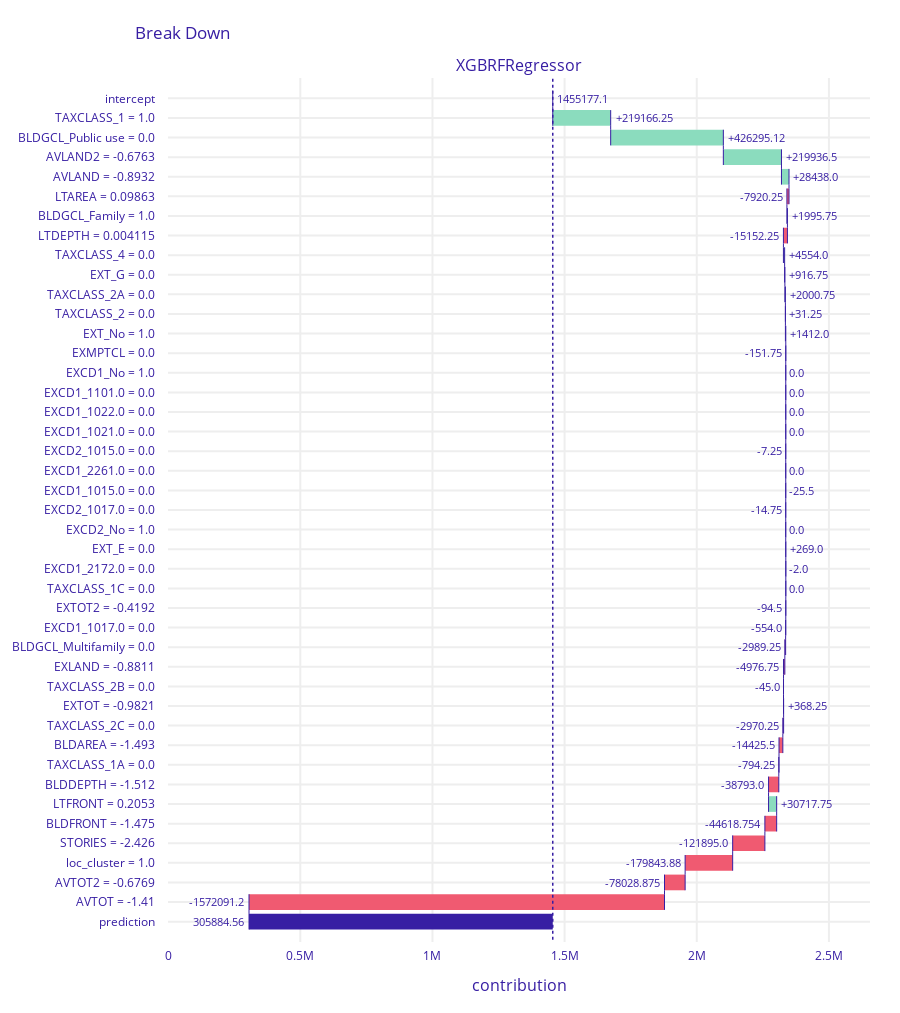

The cell this chart's notebook holds for it:
### Code cell
bd.plot(max_vars=50)

### Figure 1 — Plotly figure (JSON) as saved in the notebook; plotly's stock layout.template omitted (floating-point values rounded to 4 significant figures)
{"data": [{"base": 1455000.0, "connector": {"line": {"color": "#371ea3", "dash": "solid", "width": 1}, "mode": "spanning"}, "decreasing": {"marker": {"color": "#f05a71"}}, "hoverinfo": "text+delta", "hoverlabel": {"bgcolor": "rgba(0,0,0,0.8)"}, "hovertext": ["Average response: 1455177.1<br>Prediction: 305884.56", "TAXCLASS_1 = 1.0<br>increases average response by", "BLDGCL_Public use = 0.0<br>increases average response by", "AVLAND2 = -0.6763<br>increases average response by", "AVLAND = -0.8932<br>increases average response by", "LTAREA = 0.09863<br>decreases average response by", "BLDGCL_Family = 1.0<br>increases average response by", "LTDEPTH = 0.004115<br>decreases average response by", "TAXCLASS_4 = 0.0<br>increases average response by", "EXT_G = 0.0<br>increases average response by", "TAXCLASS_2A = 0.0<br>increases average response by", "TAXCLASS_2 = 0.0<br>increases average response by", "EXT_No = 1.0<br>increases average response by", "EXMPTCL = 0.0<br>decreases average response by", "EXCD1_No = 1.0<br>decreases average response by", "EXCD1_1101.0 = 0.0<br>decreases average response by", "EXCD1_1022.0 = 0.0<br>decreases average response by", "EXCD1_1021.0 = 0.0<br>decreases average response by", "EXCD2_1015.0 = 0.0<br>decreases average response by", "EXCD1_2261.0 = 0.0<br>decreases average response by", "EXCD1_1015.0 = 0.0<br>decreases average response by", "EXCD2_1017.0 = 0.0<br>decreases average response by", "EXCD2_No = 1.0<br>decreases average response by", "EXT_E = 0.0<br>increases average response by", "EXCD1_2172.0 = 0.0<br>decreases average response by", "TAXCLASS_1C = 0.0<br>decreases average response by", "EXTOT2 = -0.4192<br>decreases average response by", "EXCD1_1017.0 = 0.0<br>decreases average response by", "BLDGCL_Multifamily = 0.0<br>decreases average response by", "EXLAND = -0.8811<br>decreases average response by", "TAXCLASS_2B = 0.0<br>decreases average response by", "EXTOT = -0.9821<br>increases average response by", "TAXCLASS_2C = 0.0<br>decreases average response by", "BLDAREA = -1.493<br>decreases average response by", "TAXCLASS_1A = 0.0<br>decreases average response by", "BLDDEPTH = -1.512<br>decreases average response by", "LTFRONT = 0.2053<br>increases average response by", "BLDFRONT = -1.475<br>decreases average response by", "STORIES = -2.426<br>decreases average response by", "loc_cluster = 1.0<br>decreases average response by", "AVTOT2 = -0.6769<br>decreases average response by", "AVTOT = -1.41<br>decreases average response by", "Average response: 1455177.1<br>Prediction: 305884.56"], "increasing": {"marker": {"color": "#8bdcbe"}}, "measure": ["relative", "relative", "relative", "relative", "relative", "relative", "relative", "relative", "relative", "relative", "relative", "relative", "relative", "relative", "relative", "relative", "relative", "relative", "relative", "relative", "relative", "relative", "relative", "relative", "relative", "relative", "relative", "relative", "relative", "relative", "relative", "relative", "relative", "relative", "relative", "relative", "relative", "relative", "relative", "relative", "relative", "relative", "total"], "orientation": "h", "showlegend": false, "text": ["1455177.1", "+219166.25", "+426295.12", "+219936.5", "+28438.0", "-7920.25", "+1995.75", "-15152.25", "+4554.0", "+916.75", "+2000.75", "+31.25", "+1412.0", "-151.75", "0.0", "0.0", "0.0", "0.0", "-7.25", "0.0", "-25.5", "-14.75", "0.0", "+269.0", "-2.0", "0.0", "-94.5", "-554.0", "-2989.25", "-4976.75", "-45.0", "+368.25", "-2970.25", "-14425.5", "-794.25", "-38793.0", "+30717.75", "-44618.754", "-121895.0", "-179843.88", "-78028.875", "-1572091.2", "305884.56"], "textposition": "outside", "totals": {"marker": {"color": "#371ea3"}}, "type": "waterfall", "x": [0, 219200.0, 426300.0, 219900.0, 28438, -7920.0, 1996.0, -15150.0, 4554, 916.8, 2001.0, 31.25, 1412, -151.8, 0, 0, 0, 0, -7.25, 0, -25.5, -14.75, 0, 269, -2, 0, -94.5, -554, -2989.0, -4977.0, -45, 368.2, -2970.0, -14430.0, -794.2, -38793, 30720.0, -44620.0, -121895, -179800.0, -78030.0, -1572000.0, -1149000.0], "xaxis": "x", "y": ["intercept", "TAXCLASS_1 = 1.0", "BLDGCL_Public use = 0.0", "AVLAND2 = -0.6763", "AVLAND = -0.8932", "LTAREA = 0.09863", "BLDGCL_Family = 1.0", "LTDEPTH = 0.004115", "TAXCLASS_4 = 0.0", "EXT_G = 0.0", "TAXCLASS_2A = 0.0", "TAXCLASS_2 = 0.0", "EXT_No = 1.0", "EXMPTCL = 0.0", "EXCD1_No = 1.0", "EXCD1_1101.0 = 0.0", "EXCD1_1022.0 = 0.0", "EXCD1_1021.0 = 0.0", "EXCD2_1015.0 = 0.0", "EXCD1_2261.0 = 0.0", "EXCD1_1015.0 = 0.0", "EXCD2_1017.0 = 0.0", "EXCD2_No = 1.0", "EXT_E = 0.0", "EXCD1_2172.0 = 0.0", "TAXCLASS_1C = 0.0", "EXTOT2 = -0.4192", "EXCD1_1017.0 = 0.0", "BLDGCL_Multifamily = 0.0", "EXLAND = -0.8811", "TAXCLASS_2B = 0.0", "EXTOT = -0.9821", "TAXCLASS_2C = 0.0", "BLDAREA = -1.493", "TAXCLASS_1A = 0.0", "BLDDEPTH = -1.512", "LTFRONT = 0.2053", "BLDFRONT = -1.475", "STORIES = -2.426", "loc_cluster = 1.0", "AVTOT2 = -0.6769", "AVTOT = -1.41", "prediction"], "yaxis": "y"}], "layout": {"annotations": [{"font": {"size": 16}, "showarrow": false, "text": "XGBRFRegressor", "x": 0.5, "xanchor": "center", "xref": "paper", "y": 1, "yanchor": "bottom", "yref": "paper"}, {"font": {"size": 16}, "showarrow": false, "text": "contribution", "x": 0.5, "xanchor": "center", "xref": "paper", "y": 0, "yanchor": "top", "yref": "paper", "yshift": -30}], "font": {"color": "#371ea3"}, "height": 1013, "margin": {"b": 71, "r": 30, "t": 78}, "shapes": [{"line": {"color": "#371ea3", "dash": "dot", "width": 1.5}, "type": "line", "x0": 1455000.0, "x1": 1455000.0, "xref": "x", "y0": -1, "y1": 43, "yref": "y"}], "title": {"text": "Break Down", "x": 0.15}, "xaxis": {"anchor": "y", "automargin": true, "domain": [0, 1], "fixedrange": true, "gridwidth": 2, "range": [-584.7, 2655000.0], "tickcolor": "white", "ticklen": 3, "ticks": "outside", "type": "linear", "zeroline": false}, "yaxis": {"anchor": "x", "automargin": true, "autorange": "reversed", "domain": [0, 1], "fixedrange": true, "gridwidth": 2, "tickcolor": "white", "ticklen": 10, "ticks": "outside", "type": "category"}}}
